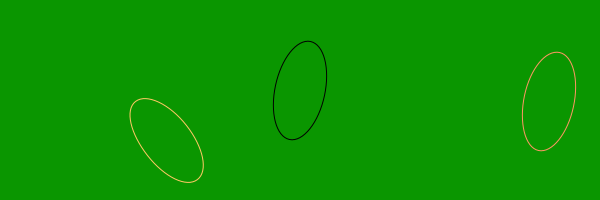
Frame 1 (no input)
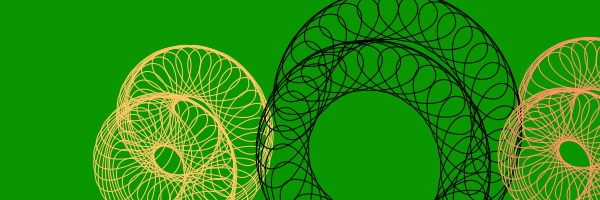
Frame 60 (the mouse pressed at the canvas centre just before this capture)
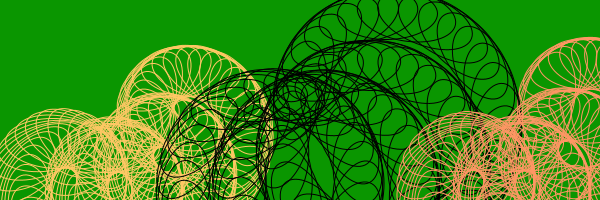
Frame 120 (the mouse held since frame 60 and released just before this capture)

The Processing sketch that drew these frames (run headless with seeded random() and noise(); from frame 60 on, the mouse is pressed at the canvas centre):

// Processing sketch: processing_38218
// ── processing_38218.pde

//Alex Nelson

void setup(){
  size(600,200);
  stroke(30,120,250,50);
  background(10,150,0);
}

int i = 1; 
int j = 1;
void draw(){
  noFill();
  
  stroke(0);
  pushMatrix();
    translate(300,100); 
    rotate(radians(i));         
    translate(100,0);             
    rotate(radians(j + 100));     
    ellipse(10,100,100,50);       
  popMatrix();
  
  stroke(255,150,100);
   pushMatrix();
    translate(500,100); 
    rotate(radians(i));         
    translate(100,0);             
    rotate(radians(j + 100));     
    ellipse(10,50,100,50);       
  popMatrix();
  
   stroke(300,200,100);
   pushMatrix();
    translate(100,100); 
    rotate(radians(i));         
    translate(100,0);             
    rotate(radians(j + 50));     
    ellipse(10,50,100,50);       
  popMatrix();
  
  
  j+=10;
  i++;
}
